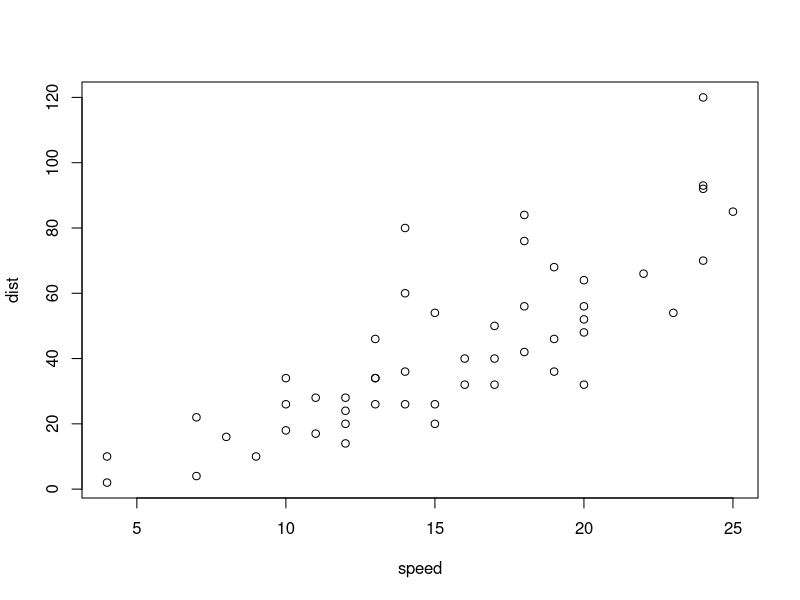
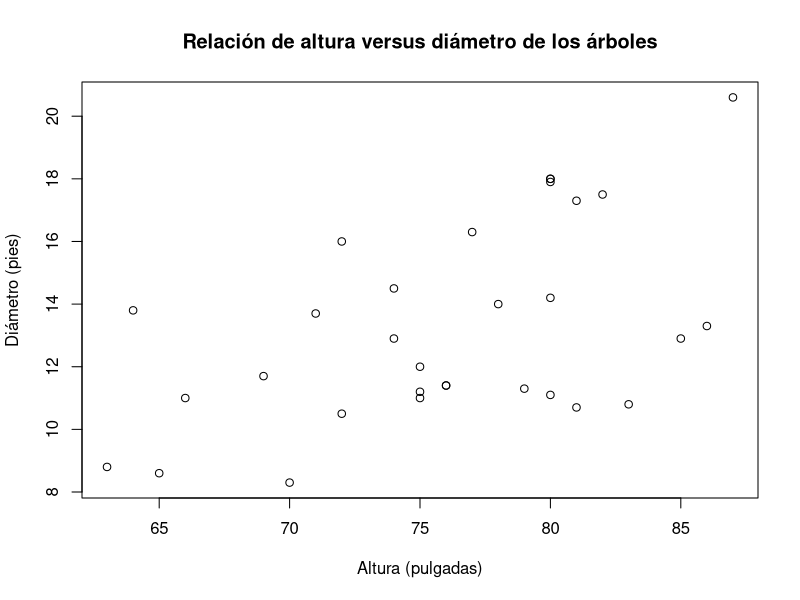
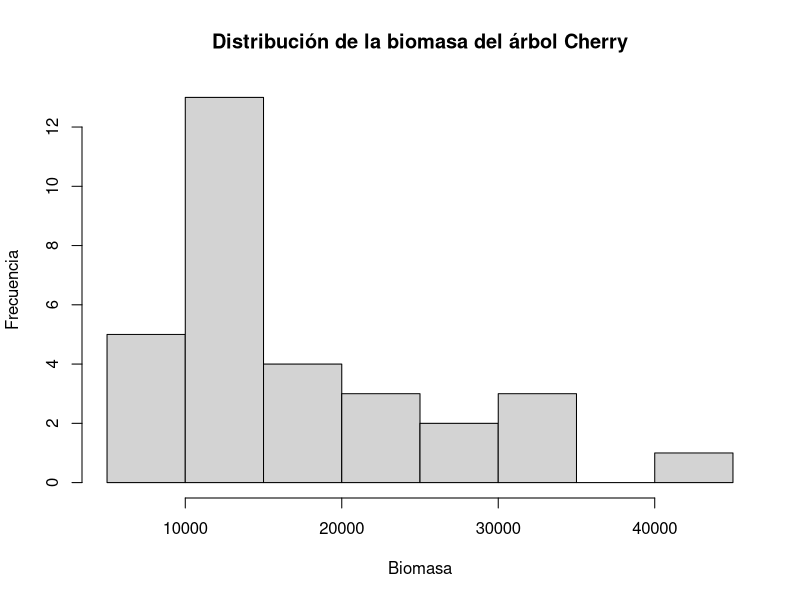

Reproduce these figures in R, in order.
## ---- chunk 1
plot(cars)
## ---- chunk 2
plot(
  x=trees$Height,
  y=trees$Girth,
  xlab = "Altura (pulgadas)",
  ylab = "Diámetro (pies)",
  main = "Relación de altura versus diámetro de los árboles"
)
## ---- chunk 3
di <- 438  
BEFr <- 1.30

biomasa_arbol <- c((trees$Volume*BEFr*di))
trees$biomasa_arbol <- biomasa_arbol
View(trees)
biomasadf <- data.frame(trees$Girth,trees$biomasa_arbol)
View(biomasadf)
#Grafica  histograma
hist(
  x = trees$biomasa_arbol,
  breaks = 8,
  main = "Distribución de la biomasa del árbol Cherry", 
  xlab = "Biomasa", 
  ylab = "Frecuencia"
)
